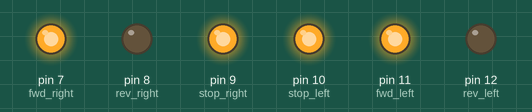
Simulated run of this sketch. Board: Arduino Uno, built with avr-gcc and run on an emulated ATmega328P. Shown: output pins drawn as LEDs (lit = HIGH). At 14.0 s the program stops and its outputs stay as they are.

Above: at 0.1 s.
At 6.6 s:
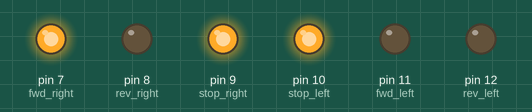
At 9.6 s:
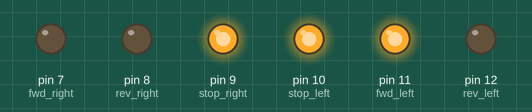
At 13.9 s:
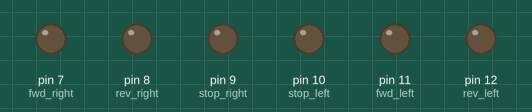
Timing chart, 0 to 15.4 s (numbered marks = the images above):
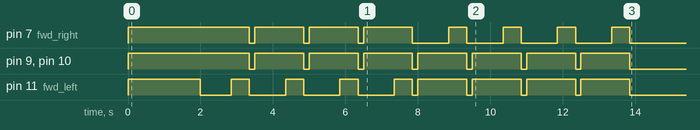

Measured:
- by itself, pin 7 (fwd_right): goes HIGH 3.4 s, 3 × (LOW 0.15 s, HIGH 1.4 s), 4 × (LOW 1.0 s, HIGH 0.50 s), then LOW
- by itself, pin 9 (stop_right), pin 10 (stop_left): repeats every 1.5 s: LOW 0.15 s, HIGH 1.4 s
- by itself, pin 11 (fwd_left): goes HIGH 2.0 s, LOW 0.85 s, 3 × (HIGH 0.50 s, LOW 1.0 s), HIGH 0.50 s, 4 × (LOW 0.15 s, HIGH 1.4 s), then LOW

The sketch:

Story_7.ino
```cpp
int rev_left = 12;
int fwd_left = 11;
int stop_left = 10;
int stop_right = 9;
int rev_right = 8;
int fwd_right = 7;

void setup() {
  pinMode(rev_left, OUTPUT);
  pinMode(fwd_left, OUTPUT);
  pinMode(stop_left, OUTPUT);
  pinMode(stop_right, OUTPUT);
  pinMode(rev_right, OUTPUT);
  pinMode(fwd_right, OUTPUT);
  Serial.begin(9600);
}

void loop() {
  Story_7();
}

void Story_7() {
  fwdRover();
  delay(2000);
  stopRover();

  for (int i = 0; i < 4; i++) {
    leftRover();
    fwdRover();
    delay(500);
    stopRover();
    delay(150);
  }
  for (int i = 0; i < 4; i++) {
    rightRover();
    fwdRover();
    delay(500);
    stopRover();
    delay(150);
  }
  stopRover();
  while(1);
}

void fwdRover() {
  digitalWrite(fwd_left, HIGH);
  digitalWrite(fwd_right, HIGH);
  digitalWrite(rev_left, LOW);
  digitalWrite(rev_right, LOW);
  digitalWrite(stop_left, HIGH);
  digitalWrite(stop_right, HIGH);
}

void stopRover() {
  digitalWrite(fwd_left, LOW);
  digitalWrite(fwd_right, LOW);
  digitalWrite(rev_left, LOW);
  digitalWrite(rev_right, LOW);
  digitalWrite(stop_left, LOW);
  digitalWrite(stop_right, LOW);
}

void leftRover() {
  digitalWrite(fwd_left, LOW);
  digitalWrite(fwd_right, HIGH);
  digitalWrite(rev_left, LOW);
  digitalWrite(rev_right, LOW);
  digitalWrite(stop_left, HIGH);
  digitalWrite(stop_right, HIGH);
  delay(850);
}

void rightRover() {
  digitalWrite(fwd_left, HIGH);
  digitalWrite(fwd_right, LOW);
  digitalWrite(rev_left, LOW);
  digitalWrite(rev_right, LOW);
  digitalWrite(stop_left, HIGH);
  digitalWrite(stop_right, HIGH);
  delay(850);
}
```
